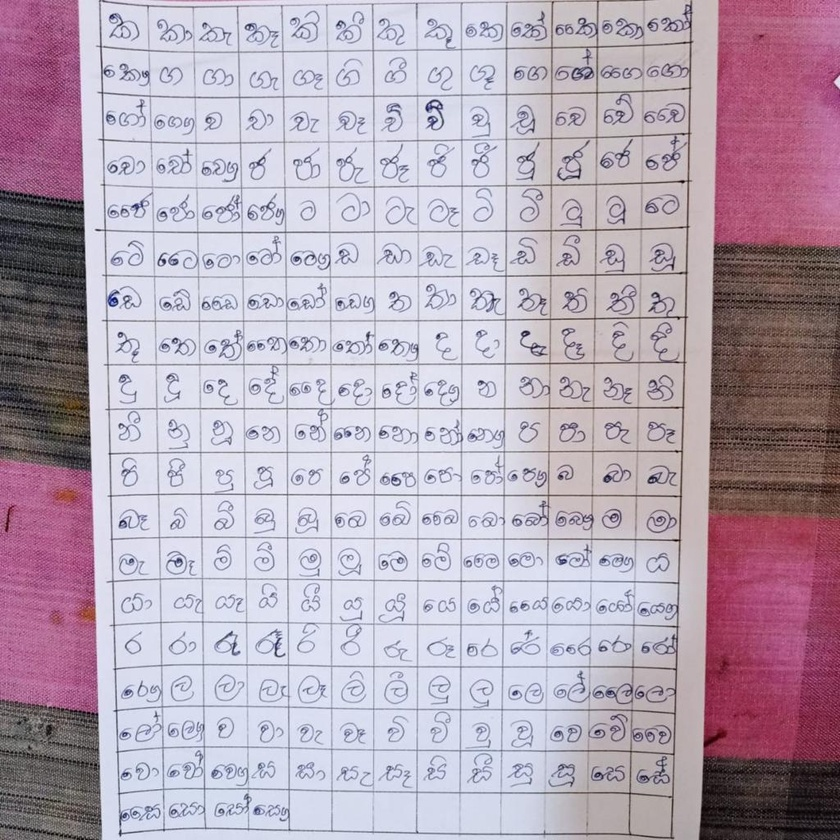
#> input picture data/collection/1.jpeg, 840 x 840 px, shrunk from 1024 x 1024 before the run
$ python classifications.py ../data/collection/1.jpeg 3 5   (Python 2 division)
#> lines starting #> are read from the running program, lines starting #| are printed output that depends on the picture
# Image path, number of rows
# and number of columns
# should be provided as an arguments
import cv2
import sys
import os


if not os.path.exists('data/collection'):
    os.makedirs('data/collection')


nRows = int(sys.argv[2])
# Number of columns
mCols = int(sys.argv[3])

# Reading image
img = cv2.imread(sys.argv[1])
#> img is the input picture: shape (840, 840, 3); mean B, G, R 182.6, 167.4, 182
#print img

#cv2.imshow('image',img)

# Dimensions of the image
sizeX = img.shape[1]
#> sizeX = 840
sizeY = img.shape[0]
#> sizeY = 840

print(img.shape)
#| (840, 840, 3)


for i in range(0,nRows):
    for j in range(0, mCols):
        roi = img[i*sizeY/nRows:i*sizeY/nRows + sizeY/nRows ,j*sizeX/mCols:j*sizeX/mCols + sizeX/mCols]
        cv2.imshow('rois'+str(i)+str(j), roi)
        cv2.imwrite('data/collection_'+str(i)+str(j)+".jpg", roi)
#> this loop made 3 passes
#> pass 1, `cv2.imshow('rois'+str(i)+str(j), roi)`:
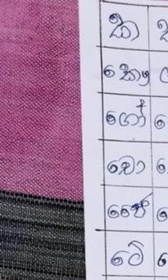
#> window 'rois00': shape (280, 168, 3); mean B, G, R 165.7, 141.6, 166.6
#> pass 1, `cv2.imshow('rois'+str(i)+str(j), roi)`:
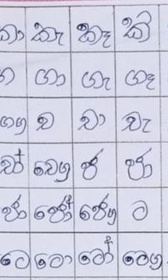
#> window 'rois01': shape (280, 168, 3); mean B, G, R 224.1, 207.3, 206.3
#> pass 1, `cv2.imshow('rois'+str(i)+str(j), roi)`:
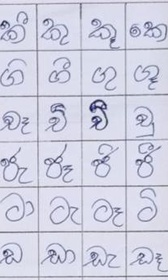
#> window 'rois02': shape (280, 168, 3); mean B, G, R 225.3, 208.3, 207.2
#> pass 1, `cv2.imshow('rois'+str(i)+str(j), roi)`:
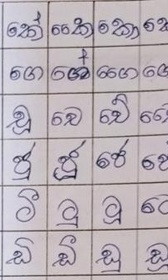
#> window 'rois03': shape (280, 168, 3); mean B, G, R 184.6, 178.1, 186.6


cv2.waitKey()

$ run again, on data/collection/3.jpeg
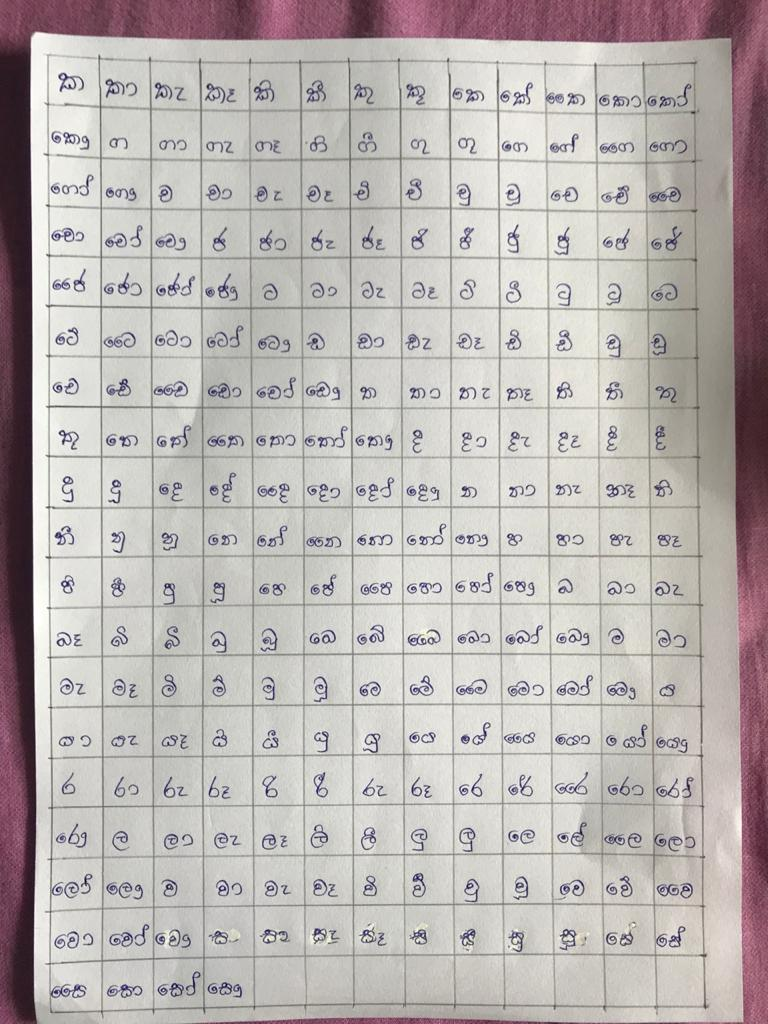
#> input picture data/collection/3.jpeg, 768 x 1024 px
#> img is the input picture: shape (1024, 768, 3); mean B, G, R 178.2, 180, 186.2
#| (1024, 768, 3)
#> the loop `for i in range(0,nRows):` made 3 passes
#> pass 1, `cv2.imshow('rois'+str(i)+str(j), roi)`:
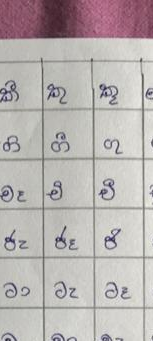
#> window 'rois02': shape (341, 153, 3); mean B, G, R 177.1, 178.1, 184.6
#> pass 1, `cv2.imshow('rois'+str(i)+str(j), roi)`:
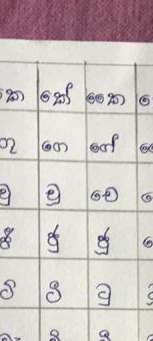
#> window 'rois03': shape (341, 153, 3); mean B, G, R 196.6, 198.4, 205.7

$ run again, on data/collection/4.jpeg
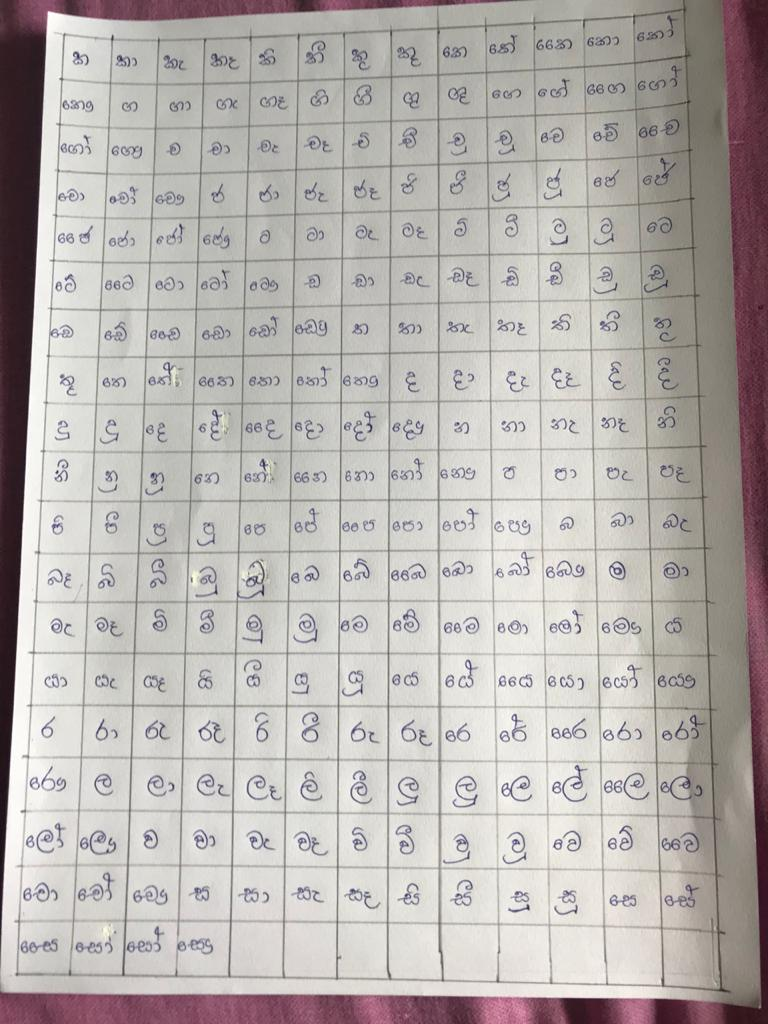
#> input picture data/collection/4.jpeg, 768 x 1024 px
#> img is the input picture: shape (1024, 768, 3); mean B, G, R 174.8, 177.7, 182.9
#| (1024, 768, 3)
#> the loop `for i in range(0,nRows):` made 3 passes
#> pass 1, `cv2.imshow('rois'+str(i)+str(j), roi)`:
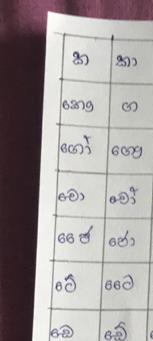
#> window 'rois00': shape (341, 153, 3); mean B, G, R 155.8, 156, 162.7
#> pass 1, `cv2.imshow('rois'+str(i)+str(j), roi)`:
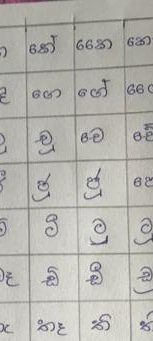
#> window 'rois03': shape (341, 153, 3); mean B, G, R 175.3, 180.7, 181.8

$ run again, on data/collection/5.jpeg
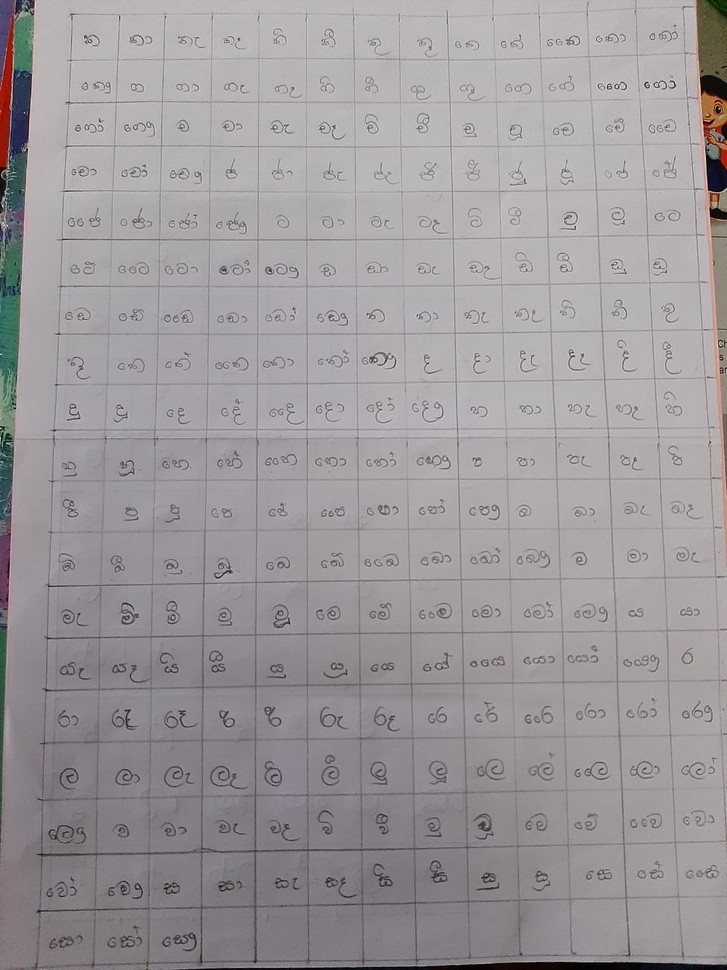
#> input picture data/collection/5.jpeg, 727 x 970 px, shrunk from 960 x 1280 before the run
#> img is the input picture: shape (970, 727, 3); mean B, G, R 156.1, 152.9, 157.4
#| (970, 727, 3)
#> the loop `for i in range(0,nRows):` made 3 passes
#> pass 1, `cv2.imshow('rois'+str(i)+str(j), roi)`:
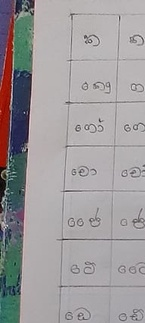
#> window 'rois00': shape (323, 145, 3); mean B, G, R 156.4, 154.8, 158.4
#> pass 1, `cv2.imshow('rois'+str(i)+str(j), roi)`:
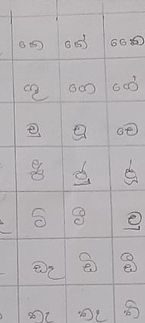
#> window 'rois03': shape (323, 145, 3); mean B, G, R 181.1, 178.7, 182.1
